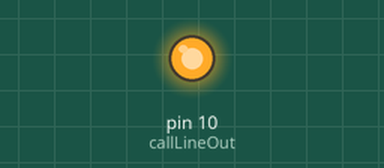
Bench run of a sketch on a simulated Arduino Uno, built with avr-gcc and run on an emulated ATmega328P. On the bench: output pins drawn as LEDs (lit = HIGH). What the sketch prints to the serial monitor is not drawn.

Above: at 0.1 s.
Timing chart, 0 to 1.6 s (numbered marks = the images above):
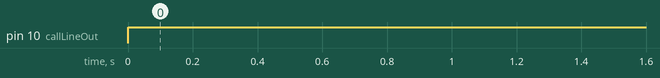

Measured:
- by itself, pin 10 (callLineOut): LOW → HIGH at 0.00 s

The sketch:

telephoneSetUp.ino
```cpp
// Seting up Call Line
int callLineOut = 10;
int callLineIn = 9;
//int incomingCall = 0;
int outgoingCall = 0;
int messageOut = 4;
int messageIn = 3;

void setup() {
  Serial.begin(9600);
  pinMode(callLineOut, OUTPUT);
  pinMode(callLineIn, INPUT);
}

void loop() {
  if(callLineIn){
    messageIn = Serial.read() - '0';
    messageOut = messageIn;
    outgoingCall = 1;
  }
  else{
    outgoingCall = 0;
  }

  if(outgoingCall){
    digitalWrite(callLineOut, HIGH);
    for(int i=0; i<4; i++) {
    Serial.write(((uint8_t*)&messageOut)[i]);
    }
    outgoingCall = 0;
  }
  else{
    digitalWrite(callLineIn, LOW);
  }

  delay(5000);
}
```
